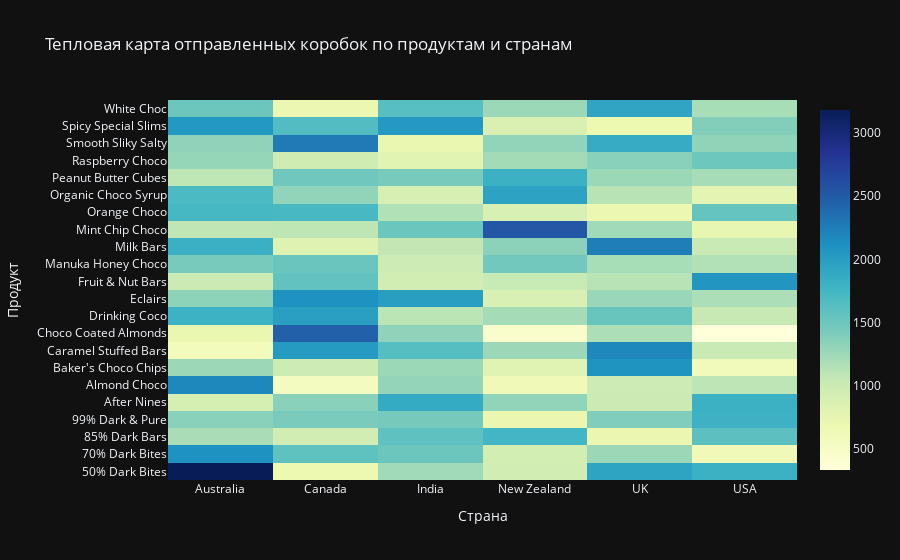

Source (notebook cell):
### Markdown cell above
##  (4) heatmap plot

### Code cell
# сводная таблица: индексы - продукты, столбцы - страны, значения - количество отправленных коробок
pivot_df = data.pivot_table(values='Boxes Shipped', index='Product', columns='Country', aggfunc='sum', fill_value=0)

# Строим тепловую карту
fig4 = go.Figure(data=go.Heatmap(
    z=pivot_df.values,
    x=pivot_df.columns,
    y=pivot_df.index,
    colorscale="YlGnBu"
))

fig4.update_layout(
    title="Тепловая карта отправленных коробок по продуктам и странам",
    xaxis_title="Страна",
    yaxis_title="Продукт",
    template="plotly_dark"
)

fig4.show()

file_path = f"{path_to_save_images}/{image_name_prefix}_image_4.png"

fig4.write_image(file_path, scale=4)

### Figure 1 — Plotly figure (JSON) as saved in the notebook; plotly's stock layout.template omitted (floating-point values rounded to 4 significant figures; data arrays with more than 128 entries replaced by an {"elided": "..."} marker saying what was removed)
{"data": [{"colorscale": [[0, "rgb(255,255,217)"], [0.125, "rgb(237,248,177)"], [0.25, "rgb(199,233,180)"], [0.375, "rgb(127,205,187)"], [0.5, "rgb(65,182,196)"], [0.625, "rgb(29,145,192)"], [0.75, "rgb(34,94,168)"], [0.875, "rgb(37,52,148)"], [1, "rgb(8,29,88)"]], "type": "heatmap", "x": ["Australia", "Canada", "India", "New Zealand", "UK", "USA"], "y": ["50% Dark Bites", "70% Dark Bites", "85% Dark Bars", "99% Dark & Pure", "After Nines", "Almond Choco", "Baker's Choco Chips", "Caramel Stuffed Bars", "Choco Coated Almonds", "Drinking Coco", "Eclairs", "Fruit & Nut Bars", "Manuka Honey Choco", "Milk Bars", "Mint Chip Choco", "Orange Choco", "Organic Choco Syrup", "Peanut Butter Cubes", "Raspberry Choco", "Smooth Sliky Salty", "Spicy Special Slims", "White Choc"], "z": {"elided": "22x6 int values"}}], "layout": {"title": {"text": "Тепловая карта отправленных коробок по продуктам и странам"}, "xaxis": {"title": {"text": "Страна"}}, "yaxis": {"title": {"text": "Продукт"}}}}
